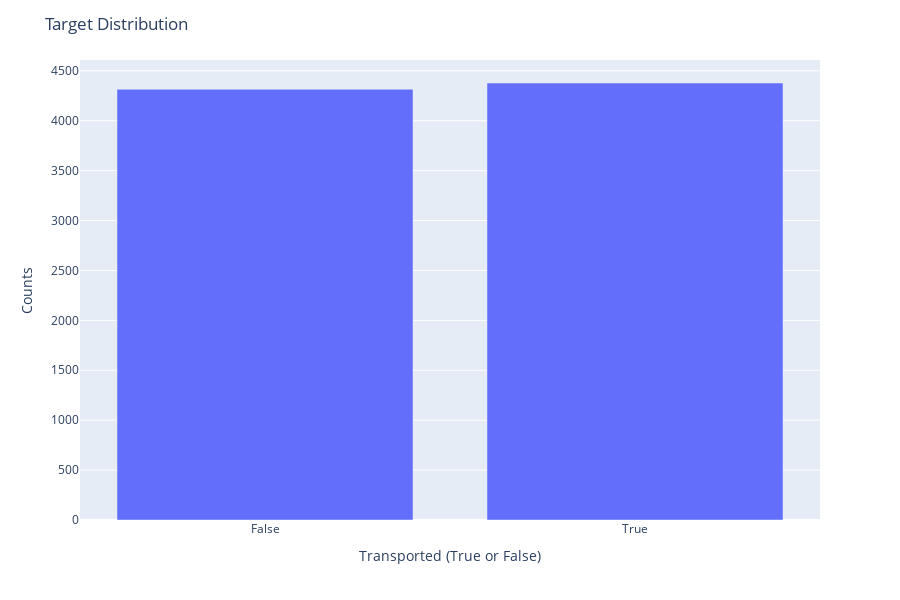

Here is the notebook cell this chart was saved with:
### Markdown cell above
Since we are interested in the `Transported` people, it makes sense that should look at the numbers:

### Code cell
import plotly.express as px

target_cnt = train_df.groupby(['Transported'])['PassengerId'].count()

fig = px.bar(x=target_cnt.index.astype(str).values,
                y=target_cnt.values,height=600)

# Setting layouts
fig.update_layout(title = dict(text="Target Distribution"),
                  xaxis = dict(title="Transported (True or False)"),
                  yaxis = dict(title='Counts'))

fig.show()

### Figure 1 — Plotly figure (JSON) as saved in the notebook; plotly's stock layout.template omitted (floating-point values rounded to 4 significant figures)
{"data": [{"alignmentgroup": "True", "hovertemplate": "x=%{x}<br>y=%{y}<extra></extra>", "legendgroup": "", "marker": {"color": "#636efa"}, "name": "", "offsetgroup": "", "orientation": "v", "showlegend": false, "textposition": "auto", "type": "bar", "x": ["False", "True"], "xaxis": "x", "y": [4315, 4378], "yaxis": "y"}], "layout": {"barmode": "relative", "height": 600, "legend": {"tracegroupgap": 0}, "margin": {"t": 60}, "title": {"text": "Target Distribution"}, "xaxis": {"anchor": "y", "domain": [0, 1], "title": {"text": "Transported (True or False)"}}, "yaxis": {"anchor": "x", "domain": [0, 1], "title": {"text": "Counts"}}}}
